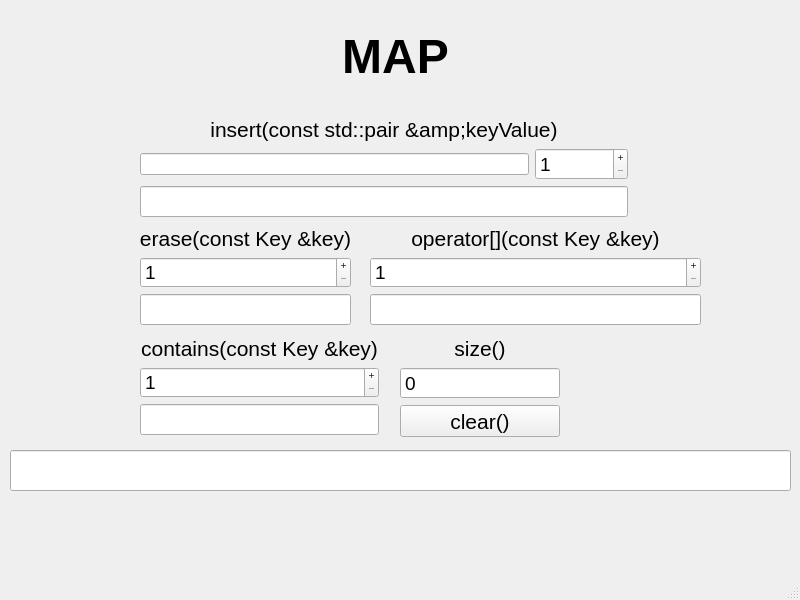
<?xml version="1.0" encoding="UTF-8"?>
<ui version="4.0">
 <class>MainWindow</class>
 <widget class="QMainWindow" name="MainWindow">
  <property name="geometry">
   <rect>
    <x>0</x>
    <y>0</y>
    <width>800</width>
    <height>600</height>
   </rect>
  </property>
  <property name="windowTitle">
   <string>MainWindow</string>
  </property>
  <widget class="QWidget" name="centralwidget">
   <widget class="QWidget" name="verticalLayoutWidget">
    <property name="geometry">
     <rect>
      <x>140</x>
      <y>226</y>
      <width>211</width>
      <height>99</height>
     </rect>
    </property>
    <layout class="QVBoxLayout" name="verticalLayout">
     <item>
      <widget class="QLabel" name="label_10">
       <property name="font">
        <font>
         <pointsize>16</pointsize>
        </font>
       </property>
       <property name="text">
        <string>erase(const Key &amp;key)</string>
       </property>
       <property name="alignment">
        <set>Qt::AlignCenter</set>
       </property>
      </widget>
     </item>
     <item>
      <widget class="QSpinBox" name="spinErace">
       <property name="font">
        <font>
         <pointsize>14</pointsize>
        </font>
       </property>
       <property name="buttonSymbols">
        <enum>QAbstractSpinBox::PlusMinus</enum>
       </property>
       <property name="minimum">
        <number>1</number>
       </property>
       <property name="maximum">
        <number>2147483647</number>
       </property>
      </widget>
     </item>
     <item>
      <widget class="QLineEdit" name="lineErace">
       <property name="font">
        <font>
         <pointsize>14</pointsize>
        </font>
       </property>
       <property name="readOnly">
        <bool>true</bool>
       </property>
      </widget>
     </item>
    </layout>
   </widget>
   <widget class="QWidget" name="verticalLayoutWidget_3">
    <property name="geometry">
     <rect>
      <x>140</x>
      <y>116</y>
      <width>488</width>
      <height>101</height>
     </rect>
    </property>
    <layout class="QVBoxLayout" name="verticalLayout_3">
     <item>
      <widget class="QLabel" name="label_9">
       <property name="font">
        <font>
         <pointsize>16</pointsize>
        </font>
       </property>
       <property name="text">
        <string>insert(const std::pair&lt;const Key, Value&gt; &amp;keyValue)</string>
       </property>
       <property name="alignment">
        <set>Qt::AlignCenter</set>
       </property>
      </widget>
     </item>
     <item>
      <layout class="QHBoxLayout" name="horizontalLayout">
       <item>
        <widget class="QLineEdit" name="lineValue"/>
       </item>
       <item>
        <widget class="QSpinBox" name="spinInsert">
         <property name="font">
          <font>
           <pointsize>14</pointsize>
          </font>
         </property>
         <property name="buttonSymbols">
          <enum>QAbstractSpinBox::PlusMinus</enum>
         </property>
         <property name="minimum">
          <number>1</number>
         </property>
         <property name="maximum">
          <number>2147483647</number>
         </property>
        </widget>
       </item>
      </layout>
     </item>
     <item>
      <widget class="QLineEdit" name="lineInsert">
       <property name="font">
        <font>
         <pointsize>14</pointsize>
        </font>
       </property>
       <property name="readOnly">
        <bool>true</bool>
       </property>
      </widget>
     </item>
    </layout>
   </widget>
   <widget class="QWidget" name="verticalLayoutWidget_5">
    <property name="geometry">
     <rect>
      <x>400</x>
      <y>336</y>
      <width>160</width>
      <height>101</height>
     </rect>
    </property>
    <layout class="QVBoxLayout" name="verticalLayout_5">
     <item>
      <widget class="QLabel" name="label_12">
       <property name="font">
        <font>
         <pointsize>16</pointsize>
        </font>
       </property>
       <property name="text">
        <string>size()</string>
       </property>
       <property name="alignment">
        <set>Qt::AlignCenter</set>
       </property>
      </widget>
     </item>
     <item>
      <widget class="QSpinBox" name="spinSize">
       <property name="font">
        <font>
         <pointsize>14</pointsize>
        </font>
       </property>
       <property name="readOnly">
        <bool>true</bool>
       </property>
       <property name="buttonSymbols">
        <enum>QAbstractSpinBox::NoButtons</enum>
       </property>
       <property name="minimum">
        <number>0</number>
       </property>
       <property name="maximum">
        <number>2147483647</number>
       </property>
       <property name="value">
        <number>0</number>
       </property>
      </widget>
     </item>
     <item>
      <widget class="QPushButton" name="clearButton">
       <property name="font">
        <font>
         <pointsize>16</pointsize>
        </font>
       </property>
       <property name="text">
        <string>clear()</string>
       </property>
      </widget>
     </item>
    </layout>
   </widget>
   <widget class="QLabel" name="label">
    <property name="geometry">
     <rect>
      <x>260</x>
      <y>26</y>
      <width>271</width>
      <height>61</height>
     </rect>
    </property>
    <property name="font">
     <font>
      <pointsize>36</pointsize>
      <bold>true</bold>
     </font>
    </property>
    <property name="text">
     <string>MAP</string>
    </property>
    <property name="alignment">
     <set>Qt::AlignCenter</set>
    </property>
   </widget>
   <widget class="QWidget" name="verticalLayoutWidget_2">
    <property name="geometry">
     <rect>
      <x>140</x>
      <y>336</y>
      <width>239</width>
      <height>99</height>
     </rect>
    </property>
    <layout class="QVBoxLayout" name="verticalLayout_2">
     <item>
      <widget class="QLabel" name="label_8">
       <property name="font">
        <font>
         <pointsize>16</pointsize>
        </font>
       </property>
       <property name="text">
        <string>contains(const Key &amp;key)</string>
       </property>
       <property name="alignment">
        <set>Qt::AlignCenter</set>
       </property>
      </widget>
     </item>
     <item>
      <widget class="QSpinBox" name="spinContains">
       <property name="font">
        <font>
         <pointsize>14</pointsize>
        </font>
       </property>
       <property name="buttonSymbols">
        <enum>QAbstractSpinBox::PlusMinus</enum>
       </property>
       <property name="minimum">
        <number>1</number>
       </property>
       <property name="maximum">
        <number>2147483647</number>
       </property>
      </widget>
     </item>
     <item>
      <widget class="QLineEdit" name="lineContains">
       <property name="font">
        <font>
         <pointsize>14</pointsize>
        </font>
       </property>
       <property name="readOnly">
        <bool>true</bool>
       </property>
      </widget>
     </item>
    </layout>
   </widget>
   <widget class="QWidget" name="verticalLayoutWidget_4">
    <property name="geometry">
     <rect>
      <x>370</x>
      <y>226</y>
      <width>331</width>
      <height>99</height>
     </rect>
    </property>
    <layout class="QVBoxLayout" name="verticalLayout_4">
     <item>
      <widget class="QLabel" name="label_11">
       <property name="font">
        <font>
         <pointsize>16</pointsize>
        </font>
       </property>
       <property name="text">
        <string>operator[](const Key &amp;key)</string>
       </property>
       <property name="alignment">
        <set>Qt::AlignCenter</set>
       </property>
      </widget>
     </item>
     <item>
      <widget class="QSpinBox" name="spinOperator">
       <property name="font">
        <font>
         <pointsize>14</pointsize>
        </font>
       </property>
       <property name="buttonSymbols">
        <enum>QAbstractSpinBox::PlusMinus</enum>
       </property>
       <property name="minimum">
        <number>1</number>
       </property>
       <property name="maximum">
        <number>2147483647</number>
       </property>
       <property name="value">
        <number>1</number>
       </property>
      </widget>
     </item>
     <item>
      <widget class="QLineEdit" name="lineOperator">
       <property name="font">
        <font>
         <pointsize>14</pointsize>
        </font>
       </property>
       <property name="readOnly">
        <bool>true</bool>
       </property>
      </widget>
     </item>
    </layout>
   </widget>
   <widget class="QLineEdit" name="lineOutput">
    <property name="geometry">
     <rect>
      <x>10</x>
      <y>450</y>
      <width>781</width>
      <height>41</height>
     </rect>
    </property>
    <property name="font">
     <font>
      <pointsize>14</pointsize>
     </font>
    </property>
   </widget>
  </widget>
  <widget class="QMenuBar" name="menubar">
   <property name="geometry">
    <rect>
     <x>0</x>
     <y>0</y>
     <width>800</width>
     <height>22</height>
    </rect>
   </property>
  </widget>
  <widget class="QStatusBar" name="statusbar"/>
 </widget>
 <resources/>
 <connections/>
</ui>
